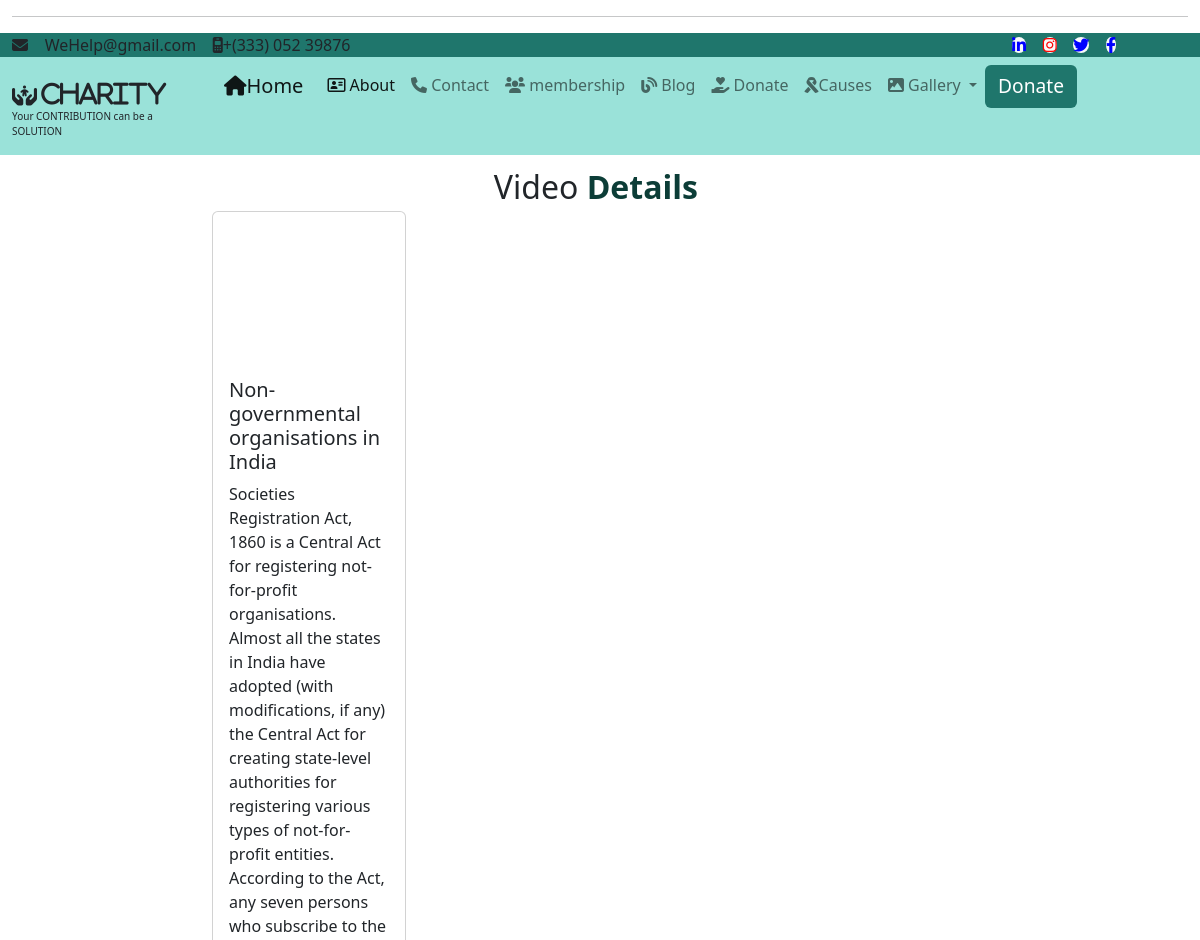
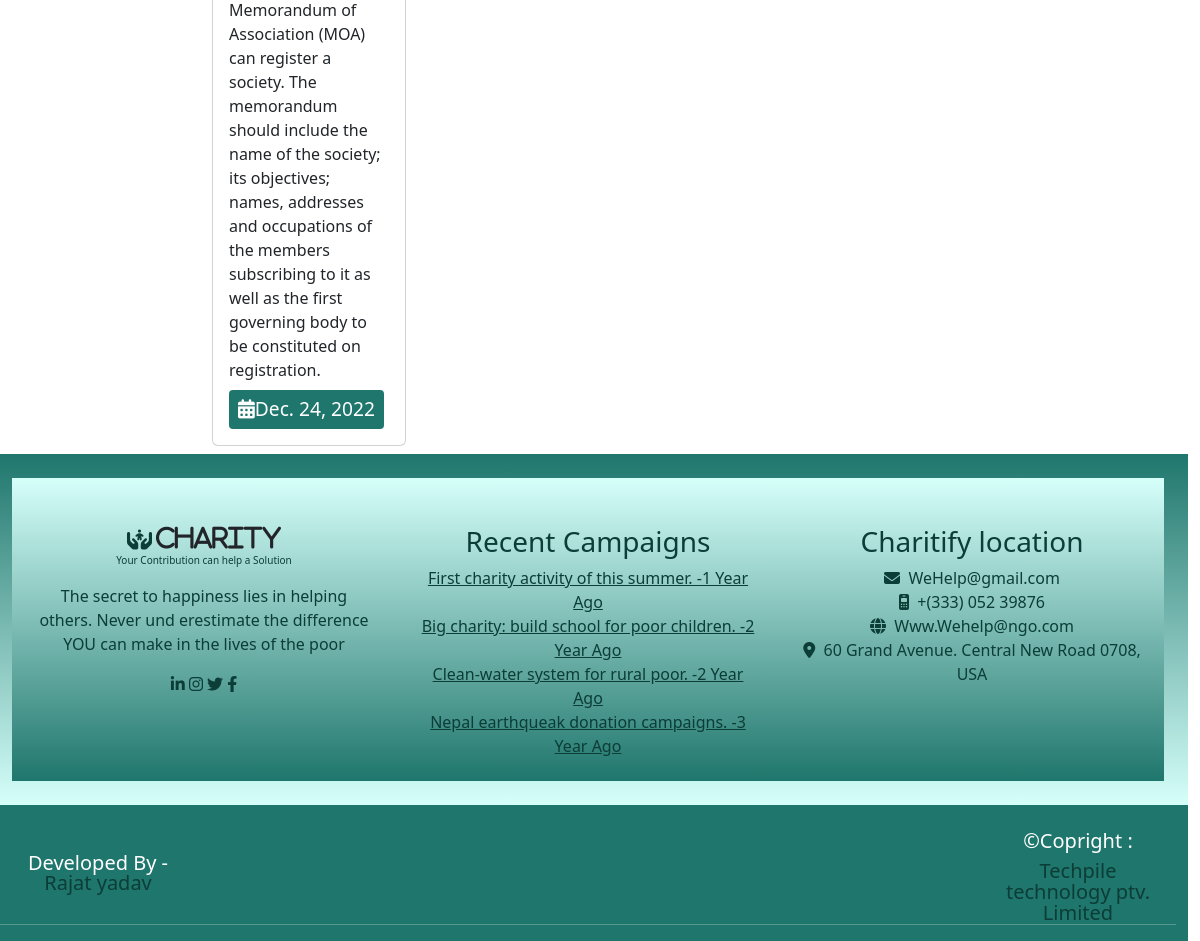
/user/details/?msg=10, run on the app's committed database (2 pictures, top to bottom).
### user/models.py (models this page shows)
class vgallery(models.Model):
    vlink=models.TextField()
    vdes=models.TextField()
    vtitle=models.CharField(max_length=200)
    vdate=models.DateField()

### user/views.py (the view)
# urls.py: path('details/', views.vdodetails),
def vdodetails(request):
    y=request.GET.get('msg')
    x=vgallery.objects.all().filter(id=y)
    myd={"vdata":x}
    return render(request,'user/details.html',myd)

### templates/user/details.html (shortened to what this page needs)
{% extends 'base.html'%}
{% block x %}
<div class="fs-2 text-center">Video <b class="txt">Details
    </b></div>
 <div class="row">
   <div class="col-sm-2"></div>
   <div class="col-sm-8">
        {% for x in vdata %}
            <div class="col-sm-3">
                <div class="card">
                    <iframe class="w-100 img-cart-top"  src="{{x.vlink}}" title="YouTube video player"
                            frameborder="0" allow="accelerometer; autoplay; clipboard-write; encrypted-media; gyroscope; picture-in-picture"
                            allowfullscreen></iframe>
                    <div class="card-body">
                        <h5 class="card-title">{{x.vtitle}}</h5>
                        <p class="card-title">{{x.vdes}}</p>
                        <span class="btn btn-sm bg-mycolor"><i class="fa-solid fa-calendar-days"></i>{{x.vdate}}</span>
                    </div>
                </div>
            </div>
            {% endfor %}
   </div>
   <div class="col-sm-2"></div>
{% endblock %}</div>

### templates/base.html (style rules this page uses)
.bg-mycolor { background: #1f766c; }
.btn { background-color: #1f766c; color: white; font-size: larger; }
.txt { color: #0c3d37; }

### data on the page
vgallery: vtitle "Non-governmental organisations in India", vdes "Societies Registration Act, 1860 is a Central Act for registering not-for-profit organisations. Almost all the states in India have adopted (with modifications, if any) the Central Act for creating state-level authorities for registering various types of not-for-profit entities. According to the Act, any seven persons who subscribe to the Memorandum of Association (MOA) can register a society. The memorandum should include the name of the society; its objectives; names, addresses and occupations of the members subscribing to it as well as the first governing body to be constituted on registration.", vdate "Dec. 24, 2022"
